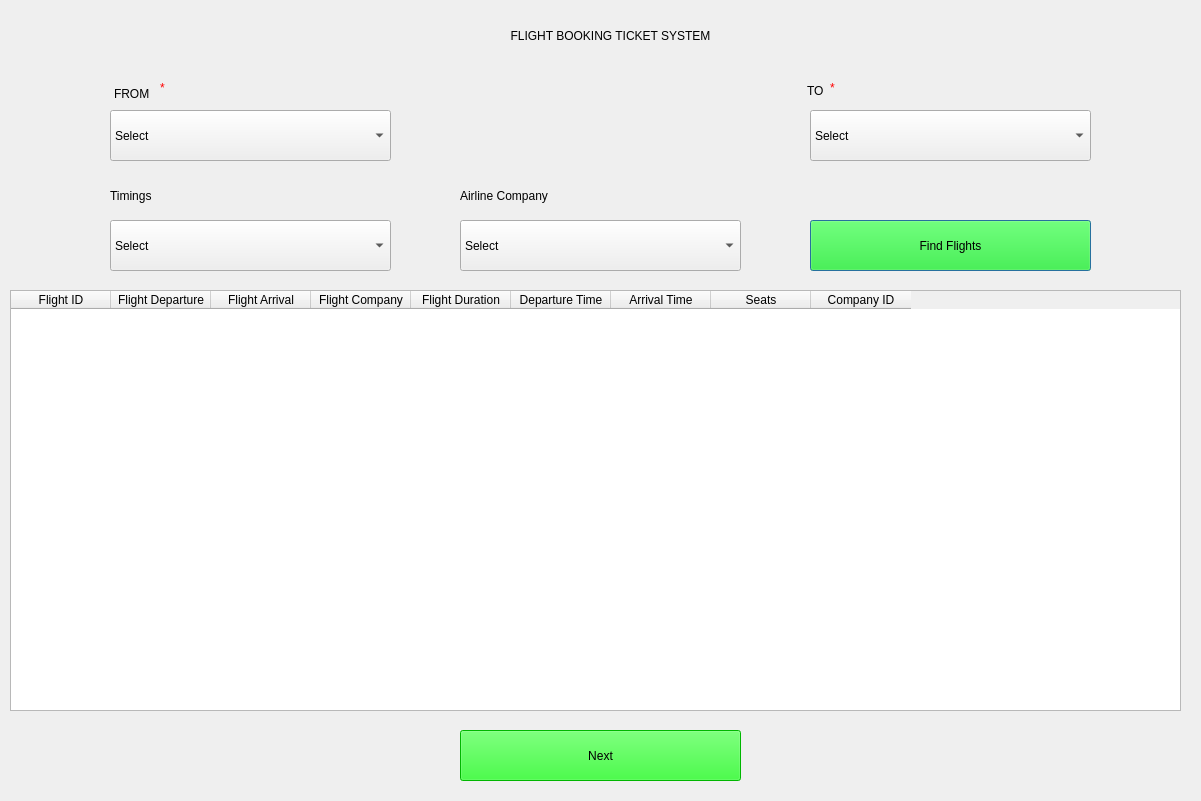
<?xml version="1.0" encoding="UTF-8"?>
<ui version="4.0">
 <class>bgWidget</class>
 <widget class="QDialog" name="bgWidget">
  <property name="geometry">
   <rect>
    <x>0</x>
    <y>0</y>
    <width>1201</width>
    <height>801</height>
   </rect>
  </property>
  <property name="windowTitle">
   <string>Dialog</string>
  </property>
  <widget class="QLabel" name="HeaderLabel">
   <property name="geometry">
    <rect>
     <x>200</x>
     <y>10</y>
     <width>821</width>
     <height>51</height>
    </rect>
   </property>
   <property name="styleSheet">
    <string notr="true">
font: 30pt &quot;MS Shell Dlg 2&quot;;</string>
   </property>
   <property name="text">
    <string>FLIGHT BOOKING TICKET SYSTEM</string>
   </property>
   <property name="alignment">
    <set>Qt::AlignCenter</set>
   </property>
  </widget>
  <widget class="QComboBox" name="From_Combo_Box">
   <property name="geometry">
    <rect>
     <x>110</x>
     <y>110</y>
     <width>281</width>
     <height>51</height>
    </rect>
   </property>
   <property name="styleSheet">
    <string notr="true">font: 10pt &quot;MS Shell Dlg 2&quot;;</string>
   </property>
   <item>
    <property name="text">
     <string>Select</string>
    </property>
   </item>
   <item>
    <property name="text">
     <string>Chennai</string>
    </property>
   </item>
   <item>
    <property name="text">
     <string>Mumbai</string>
    </property>
   </item>
   <item>
    <property name="text">
     <string>Delhi</string>
    </property>
   </item>
   <item>
    <property name="text">
     <string>Bangalore</string>
    </property>
   </item>
  </widget>
  <widget class="QLabel" name="From_Label">
   <property name="geometry">
    <rect>
     <x>114</x>
     <y>78</y>
     <width>51</width>
     <height>31</height>
    </rect>
   </property>
   <property name="styleSheet">
    <string notr="true">font: 12pt &quot;MS Shell Dlg 2&quot;;
font: 10pt &quot;MS Shell Dlg 2&quot;;</string>
   </property>
   <property name="text">
    <string>FROM</string>
   </property>
  </widget>
  <widget class="QTableWidget" name="Available_Flights_Table_Widget">
   <property name="geometry">
    <rect>
     <x>10</x>
     <y>290</y>
     <width>1171</width>
     <height>421</height>
    </rect>
   </property>
   <column>
    <property name="text">
     <string>Flight ID</string>
    </property>
   </column>
   <column>
    <property name="text">
     <string>Flight Departure</string>
    </property>
   </column>
   <column>
    <property name="text">
     <string>Flight Arrival</string>
    </property>
   </column>
   <column>
    <property name="text">
     <string>Flight Company</string>
    </property>
   </column>
   <column>
    <property name="text">
     <string>Flight Duration</string>
    </property>
   </column>
   <column>
    <property name="text">
     <string>Departure Time</string>
    </property>
   </column>
   <column>
    <property name="text">
     <string>Arrival Time</string>
    </property>
   </column>
   <column>
    <property name="text">
     <string>Seats</string>
    </property>
   </column>
   <column>
    <property name="text">
     <string>Company ID</string>
    </property>
   </column>
  </widget>
  <widget class="QComboBox" name="To_Combo_Box">
   <property name="geometry">
    <rect>
     <x>810</x>
     <y>110</y>
     <width>281</width>
     <height>51</height>
    </rect>
   </property>
   <property name="styleSheet">
    <string notr="true">font: 10pt &quot;MS Shell Dlg 2&quot;;</string>
   </property>
   <item>
    <property name="text">
     <string>Select</string>
    </property>
   </item>
   <item>
    <property name="text">
     <string>Chennai</string>
    </property>
   </item>
   <item>
    <property name="text">
     <string>Mumbai</string>
    </property>
   </item>
   <item>
    <property name="text">
     <string>Delhi</string>
    </property>
   </item>
   <item>
    <property name="text">
     <string>Bangalore</string>
    </property>
   </item>
  </widget>
  <widget class="QLabel" name="To_Label">
   <property name="geometry">
    <rect>
     <x>807</x>
     <y>70</y>
     <width>31</width>
     <height>41</height>
    </rect>
   </property>
   <property name="styleSheet">
    <string notr="true">font: 12pt &quot;MS Shell Dlg 2&quot;;
font: 10pt &quot;MS Shell Dlg 2&quot;;</string>
   </property>
   <property name="text">
    <string>TO</string>
   </property>
  </widget>
  <widget class="QComboBox" name="Timings_Combo_Box">
   <property name="geometry">
    <rect>
     <x>110</x>
     <y>220</y>
     <width>281</width>
     <height>51</height>
    </rect>
   </property>
   <property name="styleSheet">
    <string notr="true">font: 10pt &quot;MS Shell Dlg 2&quot;;</string>
   </property>
   <item>
    <property name="text">
     <string>Select</string>
    </property>
   </item>
   <item>
    <property name="text">
     <string>Day</string>
    </property>
   </item>
   <item>
    <property name="text">
     <string>Evening/Night</string>
    </property>
   </item>
  </widget>
  <widget class="QComboBox" name="Airlines_Combo_Box">
   <property name="geometry">
    <rect>
     <x>460</x>
     <y>220</y>
     <width>281</width>
     <height>51</height>
    </rect>
   </property>
   <property name="styleSheet">
    <string notr="true">font: 10pt &quot;MS Shell Dlg 2&quot;;</string>
   </property>
   <item>
    <property name="text">
     <string>Select</string>
    </property>
   </item>
   <item>
    <property name="text">
     <string>Indivo</string>
    </property>
   </item>
   <item>
    <property name="text">
     <string>MetAirways</string>
    </property>
   </item>
   <item>
    <property name="text">
     <string>Picejet</string>
    </property>
   </item>
   <item>
    <property name="text">
     <string>Nistara</string>
    </property>
   </item>
  </widget>
  <widget class="QLabel" name="From_Label_2">
   <property name="geometry">
    <rect>
     <x>110</x>
     <y>180</y>
     <width>61</width>
     <height>31</height>
    </rect>
   </property>
   <property name="styleSheet">
    <string notr="true">font: 12pt &quot;MS Shell Dlg 2&quot;;
font: 10pt &quot;MS Shell Dlg 2&quot;;</string>
   </property>
   <property name="text">
    <string>Timings</string>
   </property>
  </widget>
  <widget class="QLabel" name="From_Label_3">
   <property name="geometry">
    <rect>
     <x>460</x>
     <y>180</y>
     <width>121</width>
     <height>31</height>
    </rect>
   </property>
   <property name="styleSheet">
    <string notr="true">font: 12pt &quot;MS Shell Dlg 2&quot;;
font: 10pt &quot;MS Shell Dlg 2&quot;;</string>
   </property>
   <property name="text">
    <string>Airline Company</string>
   </property>
  </widget>
  <widget class="QLabel" name="label">
   <property name="geometry">
    <rect>
     <x>160</x>
     <y>80</y>
     <width>21</width>
     <height>16</height>
    </rect>
   </property>
   <property name="styleSheet">
    <string notr="true">color:rgb(255, 0, 0)</string>
   </property>
   <property name="text">
    <string>*</string>
   </property>
  </widget>
  <widget class="QLabel" name="label_2">
   <property name="geometry">
    <rect>
     <x>830</x>
     <y>80</y>
     <width>16</width>
     <height>16</height>
    </rect>
   </property>
   <property name="styleSheet">
    <string notr="true">color:rgb(255, 0, 0)</string>
   </property>
   <property name="text">
    <string>*</string>
   </property>
  </widget>
  <widget class="QPushButton" name="Find_Flights_Button">
   <property name="geometry">
    <rect>
     <x>810</x>
     <y>220</y>
     <width>281</width>
     <height>51</height>
    </rect>
   </property>
   <property name="styleSheet">
    <string notr="true">font: 16pt &quot;MS Shell Dlg 2&quot;;
background-color: rgb(0, 255, 0);
</string>
   </property>
   <property name="text">
    <string>Find Flights</string>
   </property>
  </widget>
  <widget class="QLabel" name="Error_Popup_Message">
   <property name="geometry">
    <rect>
     <x>410</x>
     <y>100</y>
     <width>391</width>
     <height>31</height>
    </rect>
   </property>
   <property name="styleSheet">
    <string notr="true">font: 10pt &quot;MS Shell Dlg 2&quot;;
color: rgb(255, 0, 0);</string>
   </property>
   <property name="text">
    <string/>
   </property>
   <property name="alignment">
    <set>Qt::AlignCenter</set>
   </property>
  </widget>
  <widget class="QPushButton" name="Next_Button">
   <property name="geometry">
    <rect>
     <x>460</x>
     <y>730</y>
     <width>281</width>
     <height>51</height>
    </rect>
   </property>
   <property name="styleSheet">
    <string notr="true">font: 16pt &quot;MS Shell Dlg 2&quot;;
background-color: rgb(0, 255, 0);
</string>
   </property>
   <property name="text">
    <string>Next</string>
   </property>
  </widget>
 </widget>
 <resources/>
 <connections/>
</ui>
